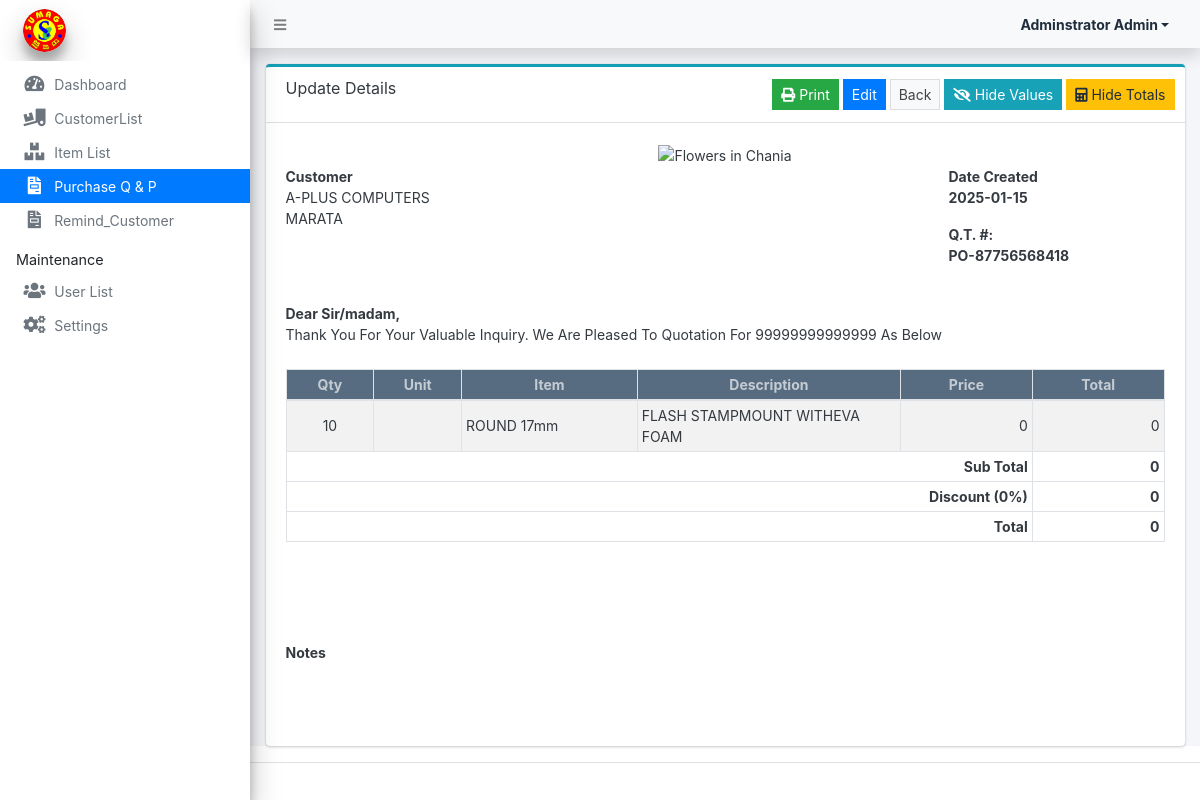
Screenshot of /admin/?page=purchase_orders/view_poO&id=63 (signed in) with the database file from the repository.
### tables this page shows
CREATE TABLE `supplier_list` (
  `id` int(30) NOT NULL,
  `name` varchar(250) NOT NULL,
  `address` text NOT NULL,
  `contact_person` text NOT NULL,
  `contact` varchar(50) NOT NULL,
  `email` varchar(150) NOT NULL,
  `status` tinyint(1) NOT NULL DEFAULT 1 COMMENT ' 0 = Inactive, 1 = Active',
  `date_created` datetime NOT NULL DEFAULT current_timestamp()
);

CREATE TABLE `order_items` (
  `po_id` int(30) NOT NULL,
  `item_id` int(11) NOT NULL,
  `unit` varchar(50) NOT NULL,
  `unit_price` float NOT NULL,
  `quantity` float NOT NULL
);

CREATE TABLE `item_list` (
  `id` int(30) NOT NULL,
  `name` varchar(250) NOT NULL,
  `description` text NOT NULL,
  `status` tinyint(1) NOT NULL DEFAULT 0 COMMENT ' 1 = Active, 0 = Inactive',
  `date_created` datetime NOT NULL DEFAULT current_timestamp()
);

### admin/purchase_orders/view_poo.php (the view, shortened to what this page needs)
<div class="card card-outline card-info">
	<div class="card-header">
		<h3 class="card-title"><?php echo isset($id) ? "Update  Details": "New form" ?> </h3>
        <div class="card-tools">
            <button class="btn btn-sm btn-flat btn-success" id="print" type="button"><i class="fa fa-print"></i> Print</button>
		    <a class="btn btn-sm btn-flat btn-primary" href="?page=purchase_orders/manage_purchase_orders&id=<?php echo $id ?>">Edit</a>
		    <a class="btn btn-sm btn-flat btn-default" href="?page=purchase_orders">Back</a>
            <button class="btn btn-sm btn-flat btn-info" id="toggle_values" type="button"><i class="fa fa-eye-slash"></i> Hide Values</button>
            <button class="btn btn-sm btn-flat btn-warning" id="toggle_totals" type="button"><i class="fa fa-calculator"></i> Hide Totals</button>
        </div>
	</div>
	<div class="card-body" id="out_print">
        <div class="row">
        <div class="col-12 header-container">
            <center><img src="Purchase Orders.PNG" alt="Flowers in Chania" width="1012" height="220">
            </div>
        </div>
        <div class="row mb-2">
            <div class="col-6">
                <p class="m-0"><b>Customer</b></p>
                <?php
                $sup_qry = $conn->query("SELECT * FROM supplier_list where id = '{$supplier_id}'");
                $supplier = $sup_qry->fetch_array();
                ?>
                <div>
                    <p class="m-0"><?php echo $supplier['name'] ?></p>
                    <p class="m-0"><?php echo $supplier['address'] ?></p>
                </div>
            </div>
       <div class="col-6 row">
                <div class="col-6">
                </div>
                <div class="col-4">
                    <p  class="m-0"><b>Date Created</b></p>
                    <p><b><?php echo date("Y-m-d",strtotime($date_created)) ?></b></p>
                    <p  class="m-0"><b>Q.T. #:</b></p>
                    <p><b><?php echo $po_no ?></b></p>
                </div>
            </div>
            <p  class="col-10">  <br>
                <b>Dear Sir/madam,<br>
            </b>Thank You For Your Valuable Inquiry. We Are Pleased To Quotation For
               <?php echo isset($for_what_quotation) ? $for_what_quotation : '' ?> As Below</b></p></b></p>
        </div>
        <div class="row">
            <div class="col-md-12">
                <table class="table table-striped table-bordered" id="item-list">
                    <colgroup>
                        <col width="10%">
                        <col width="10%">
                        <col width="20%">
                        <col width="30%">
                        <col width="15%">
                        <col width="15%">
                    </colgroup>
                    <thead>
                        <tr class="bg-navy disabled" style="">
                            <th class="bg-navy disabled text-light px-1 py-1 text-center">Qty</th>
                            <th class="bg-navy disabled text-light px-1 py-1 text-center">Unit</th>
                            <th class="bg-navy disabled text-light px-1 py-1 text-center">Item</th>
                            <th class="bg-navy disabled text-light px-1 py-1 text-center">Description</th>
                            <th class="bg-navy disabled text-light px-1 py-1 text-center">Price</th>
                            <th class="bg-navy disabled text-light px-1 py-1 text-center">Total</th>
                        </tr>
                    </thead>
                    <tbody>
                        <?php
                        if(isset($id)):
                        $order_items_qry = $conn->query("SELECT o.*,i.name, i.description FROM `order_items` o inner join item_list i on o.item_id = i.id where o.`po_id` = '$id' ");
                        $sub_total = 0;
                        while($row = $order_items_qry->fetch_assoc()):
                            $sub_total += ($row['quantity'] * $row['unit_price']);
                        ?>
                        <tr class="po-item" data-id="">
                            <td class="align-middle p-0 text-center"><?php echo $row['quantity'] ?></td>
                            <td class="align-middle p-1"><?php echo $row['unit'] ?></td>
                            <td class="align-middle p-1"><?php echo $row['name'] ?></td>
                            <td class="align-middle p-1 item-description"><?php echo $row['description'] ?></td>
                            <td class="align-middle p-1 text-right total-price"><?php echo number_format($row['unit_price']) ?></td>
                            <td class="align-middle p-1 text-right total-price"><?php echo number_format($row['quantity'] * $row['unit_price']) ?></td>
                        </tr>
                        <?php endwhile;endif; ?>
                    </tbody>
                    <tfoot>
                        <tr class="bg-lightblue">
                            <tr class="total-row">
                                <th class="p-1 text-right" colspan="5">Sub Total</th>
                                <th class="p-1 text-right" id="sub_total"><span class="value-display"><?php echo number_format($sub_total) ?></span></th>
                            </tr>
                            <tr class="total-row">
                                <th class="p-1 text-right" colspan="5">Discount (<?php echo isset($discount_percentage) ? $discount_percentage : 0 ?>%)
                                </th>
                                <th class="p-1 text-right"><span class="value-display"><?php echo isset($discount_amount) ? number_format($discount_amount) : 0 ?></span></th>
                            </tr>
                            <tr class="total-row">
                                <th class="p-1 text-right" colspan="5">Total</th>
                                <th class="p-1 text-right" id="total"><span class="value-display"><?php echo isset($tax_amount) ? number_format($sub_total - $discount_amount) : 0 ?></span></th>
                            </tr>
                        </tr>
                    </tfoot>
                </table>
                <div class="row">
                    <div class="col-6">
                        <br>
                        <br>
                        <br>
                        <br>
                        <label for="purchase_orders_notes	" class="control-label">Notes</label>
                    </div>
                </div>
            </div>
        </div>
	</div>
</div>

### admin/purchase_orders/view_poo.php (style rules this page uses)
.header-container { position: relative; width: 100%; }

### rows the page displays
supplier_list: name "A-PLUS COMPUTERS", address "MARATA"
order_items: quantity "10", item.name "ROUND 17mm", item.description "FLASH STAMPMOUNT WITHEVA FOAM", unit_price "0", $row['quantity']*$row['unit_price'] "0"

### other values shown
$_settings->userdata('firstname').' '.$_settings->userdata('lastname') "Adminstrator Admin"
date("Y-m-d",strtotime($date_created)) "2025-01-15"
$po_no "PO-87756568418"
$for_what_quotation "99999999999999"
$sub_total "0"
$discount_percentage "0"
$discount_amount "0"
$sub_total - $discount_amount "0"
